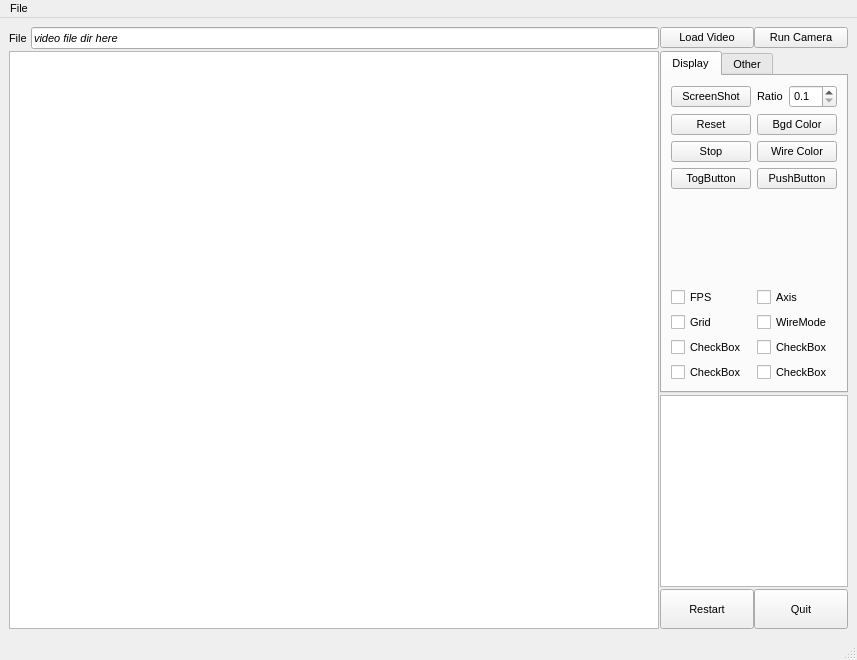
<?xml version="1.0" encoding="UTF-8"?>
<ui version="4.0">
 <class>ARViewer</class>
 <widget class="QMainWindow" name="ARViewer">
  <property name="geometry">
   <rect>
    <x>0</x>
    <y>0</y>
    <width>857</width>
    <height>660</height>
   </rect>
  </property>
  <property name="font">
   <font>
    <family>Microsoft YaHei UI</family>
    <pointsize>8</pointsize>
   </font>
  </property>
  <property name="windowTitle">
   <string>Camera</string>
  </property>
  <widget class="QWidget" name="wgt_central">
   <layout class="QGridLayout" name="gridLayout_3">
    <property name="bottomMargin">
     <number>9</number>
    </property>
    <property name="horizontalSpacing">
     <number>1</number>
    </property>
    <property name="verticalSpacing">
     <number>2</number>
    </property>
    <item row="5" column="3">
     <layout class="QGridLayout" name="grid_layout_exit">
      <property name="sizeConstraint">
       <enum>QLayout::SetDefaultConstraint</enum>
      </property>
      <item row="0" column="0">
       <widget class="QPushButton" name="pb_restart">
        <property name="sizePolicy">
         <sizepolicy hsizetype="Minimum" vsizetype="Fixed">
          <horstretch>0</horstretch>
          <verstretch>0</verstretch>
         </sizepolicy>
        </property>
        <property name="minimumSize">
         <size>
          <width>0</width>
          <height>40</height>
         </size>
        </property>
        <property name="text">
         <string>Restart</string>
        </property>
       </widget>
      </item>
      <item row="0" column="1">
       <widget class="QPushButton" name="pb_quit">
        <property name="sizePolicy">
         <sizepolicy hsizetype="Minimum" vsizetype="Fixed">
          <horstretch>0</horstretch>
          <verstretch>0</verstretch>
         </sizepolicy>
        </property>
        <property name="minimumSize">
         <size>
          <width>0</width>
          <height>40</height>
         </size>
        </property>
        <property name="text">
         <string>Quit</string>
        </property>
       </widget>
      </item>
     </layout>
    </item>
    <item row="3" column="3">
     <widget class="QTabWidget" name="tbwgt_display_settings">
      <property name="sizePolicy">
       <sizepolicy hsizetype="Fixed" vsizetype="Expanding">
        <horstretch>0</horstretch>
        <verstretch>0</verstretch>
       </sizepolicy>
      </property>
      <property name="minimumSize">
       <size>
        <width>0</width>
        <height>0</height>
       </size>
      </property>
      <property name="maximumSize">
       <size>
        <width>16777215</width>
        <height>16777215</height>
       </size>
      </property>
      <property name="font">
       <font>
        <family>Microsoft YaHei UI</family>
        <pointsize>8</pointsize>
        <stylestrategy>PreferDefault</stylestrategy>
        <kerning>true</kerning>
       </font>
      </property>
      <property name="toolTipDuration">
       <number>-1</number>
      </property>
      <property name="layoutDirection">
       <enum>Qt::LeftToRight</enum>
      </property>
      <property name="tabPosition">
       <enum>QTabWidget::North</enum>
      </property>
      <property name="tabShape">
       <enum>QTabWidget::Rounded</enum>
      </property>
      <property name="currentIndex">
       <number>0</number>
      </property>
      <widget class="QWidget" name="wgt_display">
       <attribute name="title">
        <string>Display</string>
       </attribute>
       <layout class="QGridLayout" name="gridLayout_2">
        <item row="10" column="0">
         <widget class="QCheckBox" name="chbox_not_in_use_3">
          <property name="text">
           <string>CheckBox</string>
          </property>
         </widget>
        </item>
        <item row="8" column="0">
         <widget class="QCheckBox" name="chbox_grid">
          <property name="text">
           <string>Grid</string>
          </property>
         </widget>
        </item>
        <item row="7" column="0">
         <widget class="QCheckBox" name="chbox_fps">
          <property name="text">
           <string>FPS</string>
          </property>
         </widget>
        </item>
        <item row="9" column="0">
         <widget class="QCheckBox" name="chbox_not_in_use_1">
          <property name="text">
           <string>CheckBox</string>
          </property>
         </widget>
        </item>
        <item row="4" column="0">
         <widget class="QPushButton" name="pb_stop">
          <property name="text">
           <string>Stop</string>
          </property>
         </widget>
        </item>
        <item row="9" column="1">
         <widget class="QCheckBox" name="chbox_not_in_use_2">
          <property name="text">
           <string>CheckBox</string>
          </property>
         </widget>
        </item>
        <item row="7" column="1">
         <widget class="QCheckBox" name="chbox_axis">
          <property name="text">
           <string>Axis</string>
          </property>
         </widget>
        </item>
        <item row="10" column="1">
         <widget class="QCheckBox" name="chbox_not_in_use_4">
          <property name="text">
           <string>CheckBox</string>
          </property>
         </widget>
        </item>
        <item row="8" column="1">
         <widget class="QCheckBox" name="chbox_wire_mode">
          <property name="text">
           <string>WireMode</string>
          </property>
         </widget>
        </item>
        <item row="3" column="0">
         <widget class="QPushButton" name="pb_reset">
          <property name="enabled">
           <bool>true</bool>
          </property>
          <property name="sizePolicy">
           <sizepolicy hsizetype="Fixed" vsizetype="Fixed">
            <horstretch>0</horstretch>
            <verstretch>0</verstretch>
           </sizepolicy>
          </property>
          <property name="baseSize">
           <size>
            <width>0</width>
            <height>0</height>
           </size>
          </property>
          <property name="layoutDirection">
           <enum>Qt::LeftToRight</enum>
          </property>
          <property name="autoFillBackground">
           <bool>false</bool>
          </property>
          <property name="text">
           <string>Reset</string>
          </property>
          <property name="flat">
           <bool>false</bool>
          </property>
         </widget>
        </item>
        <item row="3" column="1">
         <widget class="QPushButton" name="pb_bgd_color">
          <property name="sizePolicy">
           <sizepolicy hsizetype="Minimum" vsizetype="Fixed">
            <horstretch>0</horstretch>
            <verstretch>0</verstretch>
           </sizepolicy>
          </property>
          <property name="text">
           <string>Bgd Color</string>
          </property>
         </widget>
        </item>
        <item row="4" column="1">
         <widget class="QPushButton" name="pb_wire_color">
          <property name="text">
           <string>Wire Color</string>
          </property>
         </widget>
        </item>
        <item row="2" column="0" colspan="2">
         <layout class="QGridLayout" name="grid_layout_screenshot">
          <item row="0" column="1">
           <widget class="QLabel" name="lb_screenshot_ratio">
            <property name="text">
             <string>Ratio</string>
            </property>
           </widget>
          </item>
          <item row="0" column="2">
           <widget class="QDoubleSpinBox" name="dspinbox_screenshot_ratio">
            <property name="prefix">
             <string/>
            </property>
            <property name="decimals">
             <number>1</number>
            </property>
            <property name="minimum">
             <double>0.100000000000000</double>
            </property>
            <property name="maximum">
             <double>10.000000000000000</double>
            </property>
            <property name="singleStep">
             <double>0.100000000000000</double>
            </property>
           </widget>
          </item>
          <item row="0" column="0">
           <widget class="QPushButton" name="pb_screenshot">
            <property name="sizePolicy">
             <sizepolicy hsizetype="Expanding" vsizetype="Fixed">
              <horstretch>0</horstretch>
              <verstretch>0</verstretch>
             </sizepolicy>
            </property>
            <property name="text">
             <string>ScreenShot</string>
            </property>
           </widget>
          </item>
         </layout>
        </item>
        <item row="6" column="0" colspan="2">
         <spacer name="vspacer_in_tab_display">
          <property name="orientation">
           <enum>Qt::Vertical</enum>
          </property>
          <property name="sizeType">
           <enum>QSizePolicy::MinimumExpanding</enum>
          </property>
          <property name="sizeHint" stdset="0">
           <size>
            <width>20</width>
            <height>50</height>
           </size>
          </property>
         </spacer>
        </item>
        <item row="5" column="0">
         <widget class="QPushButton" name="pb_checkable_button">
          <property name="text">
           <string>TogButton</string>
          </property>
          <property name="checkable">
           <bool>true</bool>
          </property>
         </widget>
        </item>
        <item row="5" column="1">
         <widget class="QPushButton" name="pb_not_in_use_1">
          <property name="text">
           <string>PushButton</string>
          </property>
         </widget>
        </item>
       </layout>
      </widget>
      <widget class="QWidget" name="wgt_other">
       <attribute name="title">
        <string>Other</string>
       </attribute>
       <layout class="QGridLayout" name="gridLayout">
        <item row="0" column="0">
         <widget class="QPushButton" name="pb_capture_photo">
          <property name="enabled">
           <bool>false</bool>
          </property>
          <property name="text">
           <string>Capture Photo</string>
          </property>
         </widget>
        </item>
        <item row="1" column="0">
         <spacer name="vspacer_in_tab_other">
          <property name="orientation">
           <enum>Qt::Vertical</enum>
          </property>
          <property name="sizeHint" stdset="0">
           <size>
            <width>20</width>
            <height>161</height>
           </size>
          </property>
         </spacer>
        </item>
        <item row="2" column="0">
         <widget class="QLabel" name="lb_expo_compensation">
          <property name="text">
           <string>Exposure Compensation:</string>
          </property>
         </widget>
        </item>
        <item row="3" column="0">
         <widget class="QSlider" name="slider_expo_compensation">
          <property name="minimum">
           <number>-4</number>
          </property>
          <property name="maximum">
           <number>4</number>
          </property>
          <property name="pageStep">
           <number>2</number>
          </property>
          <property name="orientation">
           <enum>Qt::Horizontal</enum>
          </property>
          <property name="tickPosition">
           <enum>QSlider::TicksAbove</enum>
          </property>
         </widget>
        </item>
       </layout>
      </widget>
     </widget>
    </item>
    <item row="0" column="0">
     <widget class="QLabel" name="lb_file">
      <property name="enabled">
       <bool>true</bool>
      </property>
      <property name="sizePolicy">
       <sizepolicy hsizetype="Fixed" vsizetype="Preferred">
        <horstretch>0</horstretch>
        <verstretch>0</verstretch>
       </sizepolicy>
      </property>
      <property name="text">
       <string>File </string>
      </property>
     </widget>
    </item>
    <item row="0" column="1" colspan="2">
     <widget class="QLineEdit" name="line_edit_video_path">
      <property name="font">
       <font>
        <family>Segoe UI</family>
        <italic>true</italic>
       </font>
      </property>
      <property name="text">
       <string>video file dir here</string>
      </property>
     </widget>
    </item>
    <item row="0" column="3">
     <layout class="QGridLayout" name="grid_layout_load">
      <item row="1" column="0">
       <widget class="QPushButton" name="pb_load_video">
        <property name="text">
         <string>Load Video</string>
        </property>
       </widget>
      </item>
      <item row="1" column="1">
       <widget class="QPushButton" name="pb_run_camera">
        <property name="text">
         <string>Run Camera</string>
        </property>
       </widget>
      </item>
     </layout>
    </item>
    <item row="4" column="3">
     <widget class="QTextBrowser" name="text_brower_show_text">
      <property name="sizePolicy">
       <sizepolicy hsizetype="Ignored" vsizetype="Fixed">
        <horstretch>0</horstretch>
        <verstretch>0</verstretch>
       </sizepolicy>
      </property>
     </widget>
    </item>
    <item row="3" column="0" rowspan="3" colspan="3">
     <widget class="QGraphicsView" name="gfx_view_canvas">
      <property name="backgroundBrush">
       <brush brushstyle="SolidPattern">
        <color alpha="255">
         <red>64</red>
         <green>128</green>
         <blue>128</blue>
        </color>
       </brush>
      </property>
      <property name="foregroundBrush">
       <brush brushstyle="SolidPattern">
        <color alpha="255">
         <red>255</red>
         <green>170</green>
         <blue>255</blue>
        </color>
       </brush>
      </property>
      <property name="resizeAnchor">
       <enum>QGraphicsView::AnchorUnderMouse</enum>
      </property>
     </widget>
    </item>
   </layout>
  </widget>
  <widget class="QMenuBar" name="menu_bar">
   <property name="geometry">
    <rect>
     <x>0</x>
     <y>0</y>
     <width>857</width>
     <height>21</height>
    </rect>
   </property>
   <widget class="QMenu" name="menu_file">
    <property name="title">
     <string>File</string>
    </property>
    <addaction name="action_open"/>
    <addaction name="action_exit"/>
   </widget>
   <addaction name="menu_file"/>
  </widget>
  <widget class="QStatusBar" name="status_bar">
   <property name="sizeGripEnabled">
    <bool>true</bool>
   </property>
  </widget>
  <action name="action_open">
   <property name="text">
    <string>Open</string>
   </property>
  </action>
  <action name="action_exit">
   <property name="text">
    <string>Exit</string>
   </property>
  </action>
 </widget>
 <resources/>
 <connections/>
 <slots>
  <slot>record()</slot>
  <slot>pause()</slot>
  <slot>stop()</slot>
  <slot>enablePreview(bool)</slot>
  <slot>configureCaptureSettings()</slot>
  <slot>takeImage()</slot>
  <slot>startCamera()</slot>
  <slot>toggleLock()</slot>
  <slot>setMuted(bool)</slot>
  <slot>stopCamera()</slot>
  <slot>setExposureCompensation(int)</slot>
 </slots>
</ui>
